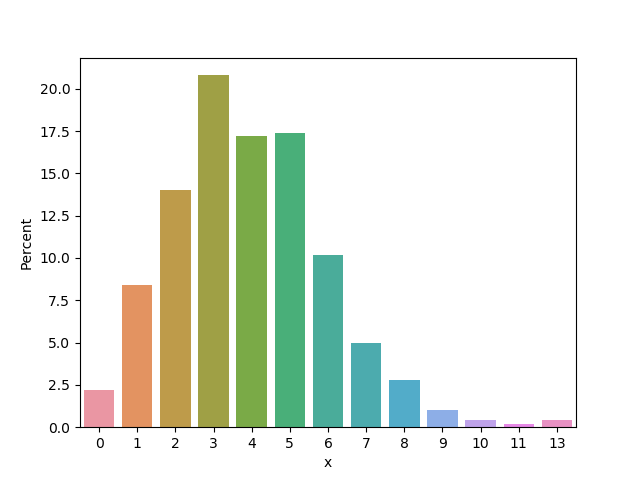

Recreate this plot in Python.
import numpy as np
import pandas as pd
import seaborn as sns
import matplotlib.pyplot as plt

x = np.random.normal(size=100)
# sns.distplot(x, hist=True, kde=False, bins=int(180/5))
df = pd.DataFrame(dict(x=np.random.poisson(4, 500)))
ax = sns.barplot(x="x", y="x", data=df, estimator=lambda x: len(x) / len(df) * 100)
ax.set(ylabel="Percent")
plt.savefig('images/hist.png')